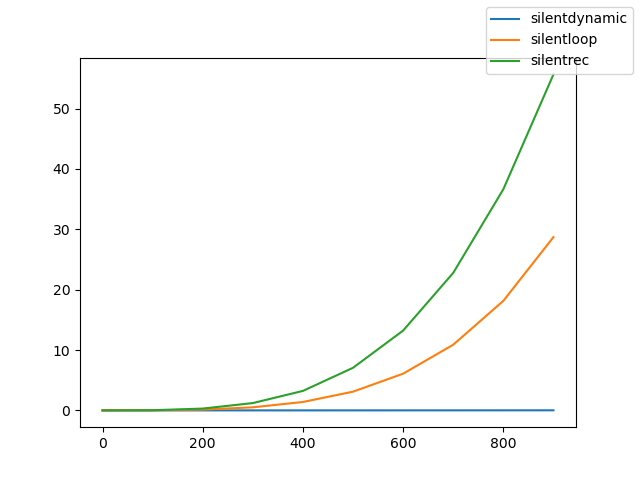

The Python source for this figure:
from time import time

from matplotlib import pyplot as plt
import factorial
from sys import argv


def binom_loop(n,k):
    return factorial.factorial_loop(n) // factorial.factorial_loop(n-k) // factorial.factorial_loop(k)

def binom_recursive(n,k):
    return factorial.factorial_recursive(n) // factorial.factorial_recursive(n-k) // factorial.factorial_recursive(k)

def print_pascal(type, depth):
    if "dynamic" in type:
        row = [1]
        if "silent" not in type: print(row)
        for r in range(1,depth):
            newrow = [1]
            for idx in range(len(row)-1):
                newrow.append(row[idx] + row[idx+1])
            newrow.append(1)
            if "silent" not in type:  print(newrow)
            row = newrow

    else:
        for row in range(depth):
            for column in range(row+1):
                if type == "rec":
                    print(binom_recursive(row,column), end=" ")
                elif type == "loop":
                    print(binom_loop(row,column), end=" ")
                elif type == "silentrec":
                    binom_recursive(row, column)
                elif type == "silentloop":
                    binom_loop(row,column)
            if "silent" not in type: print()


#         argv[0]   argv[1]  argv[2]
# python3 pascal.py rec      15
# print_pascal(argv[1], int(argv[2]))


if __name__ == "__main__":
    types = ["silentdynamic", "silentloop", "silentrec"]
    depths = [ i*100 for i in range(10)]
    results = { type: [] for type in types } 
    for depth in depths:
        for type in types:
            print(f"Running {type} for depth {depth}...", end="")
            start = time()
            print_pascal(type, depth)
            end = time()
            results[type].append(end-start)  
            print(f" [DONE] - {end-start}")
    fig,ax = plt.subplots()
    for type in types:
        ax.plot(depths,results[type],label = type)
    fig.legend()
    fig.savefig("pascal.png")     
